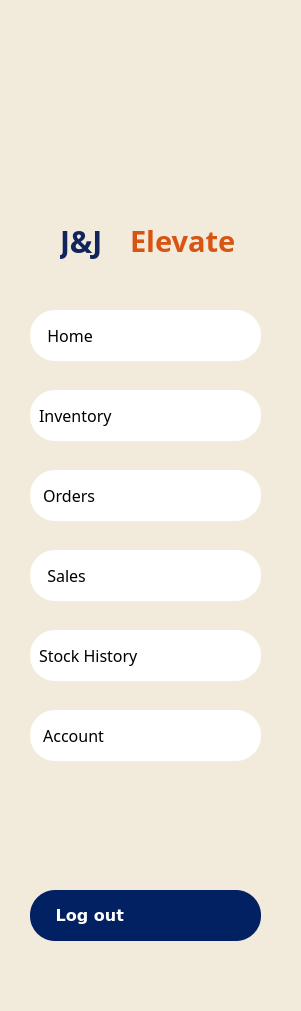
  <widget class="QFrame" name="LeftMenuBar">
   <property name="geometry">
    <rect>
     <x>0</x>
     <y>0</y>
     <width>301</width>
     <height>1011</height>
    </rect>
   </property>
   <property name="font">
    <font>
     <pointsize>14</pointsize>
    </font>
   </property>
   <property name="styleSheet">
    <string notr="true">background-color: rgba(235, 224, 204, 0.47); /* #ebe0cc with 47% opacity */</string>
   </property>
   <property name="frameShape">
    <enum>QFrame::NoFrame</enum>
   </property>
   <property name="frameShadow">
    <enum>QFrame::Raised</enum>
   </property>
   <widget class="QLabel" name="JJelevate_text_2">
    <property name="geometry">
     <rect>
      <x>60</x>
      <y>220</y>
      <width>71</width>
      <height>41</height>
     </rect>
    </property>
    <property name="font">
     <font>
      <family>Arial Black</family>
      <pointsize>-1</pointsize>
      <weight>75</weight>
      <bold>true</bold>
     </font>
    </property>
    <property name="styleSheet">
     <string notr="true">color: #12245c;
font-family: &quot;Arial Black&quot;, Arial, sans-serif; 
background: transparent;
font-size: 30px;</string>
    </property>
    <property name="text">
     <string>J&amp;J </string>
    </property>
    <property name="scaledContents">
     <bool>true</bool>
    </property>
   </widget>
   <widget class="QLabel" name="Logo">
    <property name="geometry">
     <rect>
      <x>30</x>
      <y>50</y>
      <width>241</width>
      <height>171</height>
     </rect>
    </property>
    <property name="styleSheet">
     <string notr="true">background: transparent;</string>
    </property>
    <property name="text">
     <string/>
    </property>
    <property name="pixmap">
     <pixmap>../resources/images/JJLOGO.png</pixmap>
    </property>
    <property name="scaledContents">
     <bool>true</bool>
    </property>
    <property name="alignment">
     <set>Qt::AlignCenter</set>
    </property>
   </widget>
   <widget class="QPushButton" name="pushButton_Dashboard">
    <property name="geometry">
     <rect>
      <x>30</x>
      <y>310</y>
      <width>231</width>
      <height>51</height>
     </rect>
    </property>
    <property name="font">
     <font>
      <family>Montserrat Medium</family>
      <pointsize>12</pointsize>
      <weight>50</weight>
      <italic>false</italic>
      <bold>false</bold>
     </font>
    </property>
    <property name="styleSheet">
     <string notr="true">QPushButton {
    background-color: white;
    color: black;
    border-radius: 25px;
    padding: 9px;
    text-align: left;
}
QPushButton:hover {
    background-color:#c25b55;
    color:black;
    font-weight: 700;
}
QPushButton.activeButton {
    background-color:#c25b55;
    color:black;
    font-weight: 700;
}
</string>
    </property>
    <property name="text">
     <string>  Home   </string>
    </property>
    <property name="icon">
     <iconset>
      <normaloff>../resources/images/dashboard_icon.svg</normaloff>../resources/images/dashboard_icon.svg</iconset>
    </property>
    <property name="iconSize">
     <size>
      <width>40</width>
      <height>40</height>
     </size>
    </property>
   </widget>
   <widget class="QPushButton" name="pushButton_Inventory">
    <property name="geometry">
     <rect>
      <x>30</x>
      <y>390</y>
      <width>231</width>
      <height>51</height>
     </rect>
    </property>
    <property name="font">
     <font>
      <family>Montserrat Medium</family>
      <pointsize>12</pointsize>
     </font>
    </property>
    <property name="styleSheet">
     <string notr="true">QPushButton {
    background-color: white;
    color: black;
    border-radius: 25px;
    padding: 9px;
    text-align: left;
}
QPushButton:hover {
    background-color:#c25b55;
    color:black;
    font-weight: 700;
}
QPushButton.activeButton {
    background-color:#c25b55;
    color:black;
    font-weight: 700;
}
</string>
    </property>
    <property name="text">
     <string>Inventory</string>
    </property>
    <property name="icon">
     <iconset>
      <normaloff>../resources/images/inventory_icon.svg</normaloff>../resources/images/inventory_icon.svg</iconset>
    </property>
    <property name="iconSize">
     <size>
      <width>50</width>
      <height>45</height>
     </size>
    </property>
   </widget>
   <widget class="QPushButton" name="pushButton_Orders">
    <property name="geometry">
     <rect>
      <x>30</x>
      <y>470</y>
      <width>231</width>
      <height>51</height>
     </rect>
    </property>
    <property name="font">
     <font>
      <family>Montserrat Medium</family>
      <pointsize>12</pointsize>
     </font>
    </property>
    <property name="styleSheet">
     <string notr="true">QPushButton {
    background-color: white;
    color: black;
    border-radius: 25px;
    padding: 9px;
    text-align: left;
}
QPushButton:hover {
    background-color:#c25b55;
    color:black;
    font-weight: 700;
}
QPushButton.activeButton {
    background-color:#c25b55;
    color:black;
    font-weight: 700;
}
</string>
    </property>
    <property name="text">
     <string> Orders</string>
    </property>
    <property name="icon">
     <iconset>
      <normaloff>../resources/images/orders_icon.svg</normaloff>../resources/images/orders_icon.svg</iconset>
    </property>
    <property name="iconSize">
     <size>
      <width>46</width>
      <height>42</height>
     </size>
    </property>
   </widget>
   <widget class="QPushButton" name="pushButton_Sales">
    <property name="geometry">
     <rect>
      <x>30</x>
      <y>550</y>
      <width>231</width>
      <height>51</height>
     </rect>
    </property>
    <property name="font">
     <font>
      <family>Montserrat Medium</family>
      <pointsize>12</pointsize>
     </font>
    </property>
    <property name="styleSheet">
     <string notr="true">QPushButton {
    background-color: white;
    color: black;
    border-radius: 25px;
    padding: 9px;
    text-align: left;
}
QPushButton:hover {
    background-color:#c25b55;
    color:black;
    font-weight: 700;
}
QPushButton.activeButton {
    background-color:#c25b55;
    color:black;
    font-weight: 700;
}
</string>
    </property>
    <property name="text">
     <string>  Sales</string>
    </property>
    <property name="icon">
     <iconset>
      <normaloff>../resources/images/sales_icon.svg</normaloff>../resources/images/sales_icon.svg</iconset>
    </property>
    <property name="iconSize">
     <size>
      <width>35</width>
      <height>35</height>
     </size>
    </property>
   </widget>
   <widget class="QPushButton" name="pushButton_Account">
    <property name="geometry">
     <rect>
      <x>30</x>
      <y>710</y>
      <width>231</width>
      <height>51</height>
     </rect>
    </property>
    <property name="font">
     <font>
      <family>Montserrat Medium</family>
      <pointsize>12</pointsize>
     </font>
    </property>
    <property name="styleSheet">
     <string notr="true">QPushButton {
    background-color: white;
    color: black;
    border-radius: 25px;
    padding: 9px;
    text-align: left;
}
QPushButton:hover {
    background-color:#c25b55;
    color:black;
    font-weight: 700;
}
QPushButton.activeButton {
    background-color:#c25b55;
    color:black;
    font-weight: 700;
}
</string>
    </property>
    <property name="text">
     <string> Account     </string>
    </property>
    <property name="icon">
     <iconset>
      <normaloff>../resources/images/account_icon.svg</normaloff>../resources/images/account_icon.svg</iconset>
    </property>
    <property name="iconSize">
     <size>
      <width>48</width>
      <height>48</height>
     </size>
    </property>
   </widget>
   <widget class="QPushButton" name="pushButton_LogOut">
    <property name="geometry">
     <rect>
      <x>30</x>
      <y>890</y>
      <width>231</width>
      <height>51</height>
     </rect>
    </property>
    <property name="font">
     <font>
      <family>Verdana</family>
      <pointsize>12</pointsize>
      <weight>87</weight>
      <bold>true</bold>
     </font>
    </property>
    <property name="styleSheet">
     <string notr="true">QPushButton {
    background-color:#022162;
color:white;
font-weight: 700;
    border-radius: 25px;
    padding: 9px;
font-size: 14;
text-align: left;
}
QPushButton:hover {
        background-color: rgba(2, 33, 98, 0.8);
        color: white;
    font-weight: 700;
}</string>
    </property>
    <property name="text">
     <string>   Log out</string>
    </property>
    <property name="icon">
     <iconset>
      <normaloff>../resources/images/WHITElogout_icon.svg</normaloff>../resources/images/WHITElogout_icon.svg</iconset>
    </property>
    <property name="iconSize">
     <size>
      <width>38</width>
      <height>38</height>
     </size>
    </property>
   </widget>
   <widget class="QPushButton" name="pushButton_Stock_History">
    <property name="geometry">
     <rect>
      <x>30</x>
      <y>630</y>
      <width>231</width>
      <height>51</height>
     </rect>
    </property>
    <property name="font">
     <font>
      <family>Montserrat Medium</family>
      <pointsize>12</pointsize>
     </font>
    </property>
    <property name="styleSheet">
     <string notr="true">QPushButton {
    background-color: white;
    color: black;
    border-radius: 25px;
    padding: 9px;
    text-align: left;
}
QPushButton:hover {
    background-color:#c25b55;
    color:black;
    font-weight: 700;
}
QPushButton.activeButton {
    background-color:#c25b55;
    color:black;
    font-weight: 700;
}
</string>
    </property>
    <property name="text">
     <string>Stock History</string>
    </property>
    <property name="icon">
     <iconset>
      <normaloff>../resources/images/inventory_icon.svg</normaloff>../resources/images/inventory_icon.svg</iconset>
    </property>
    <property name="iconSize">
     <size>
      <width>50</width>
      <height>45</height>
     </size>
    </property>
   </widget>
   <widget class="QLabel" name="JJelevate_text_3">
    <property name="geometry">
     <rect>
      <x>130</x>
      <y>220</y>
      <width>131</width>
      <height>41</height>
     </rect>
    </property>
    <property name="font">
     <font>
      <family>Arial Black</family>
      <pointsize>-1</pointsize>
      <weight>75</weight>
      <bold>true</bold>
     </font>
    </property>
    <property name="styleSheet">
     <string notr="true">color: #d75413;
font-family: &quot;Arial Black&quot;, Arial, sans-serif; 
background: transparent;
font-size: 29px;
</string>
    </property>
    <property name="text">
     <string>Elevate</string>
    </property>
    <property name="scaledContents">
     <bool>true</bool>
    </property>
   </widget>
  </widget>
